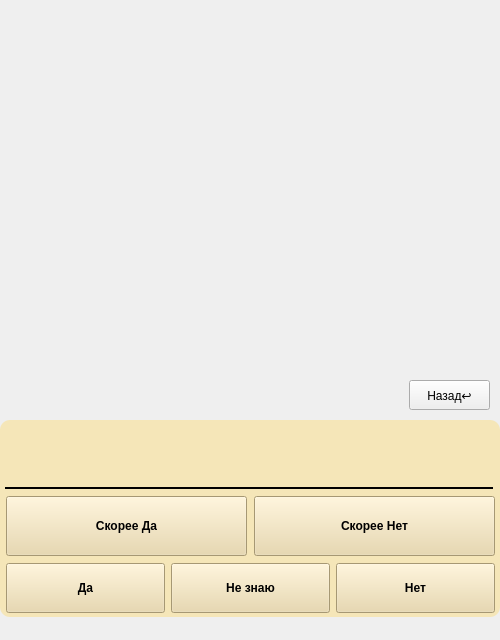
<?xml version="1.0" encoding="UTF-8"?>
<ui version="4.0">
 <class>gamepage</class>
 <widget class="QWidget" name="gamepage">
  <property name="geometry">
   <rect>
    <x>0</x>
    <y>0</y>
    <width>500</width>
    <height>640</height>
   </rect>
  </property>
  <property name="windowTitle">
   <string>Form</string>
  </property>
  <widget class="QLabel" name="BACKGROUND">
   <property name="geometry">
    <rect>
     <x>0</x>
     <y>-20</y>
     <width>500</width>
     <height>640</height>
    </rect>
   </property>
   <property name="text">
    <string/>
   </property>
  </widget>
  <widget class="QLabel" name="WE">
   <property name="geometry">
    <rect>
     <x>50</x>
     <y>30</y>
     <width>400</width>
     <height>400</height>
    </rect>
   </property>
   <property name="text">
    <string/>
   </property>
   <property name="scaledContents">
    <bool>false</bool>
   </property>
  </widget>
  <widget class="QFrame" name="frame">
   <property name="geometry">
    <rect>
     <x>0</x>
     <y>420</y>
     <width>500</width>
     <height>197</height>
    </rect>
   </property>
   <property name="sizePolicy">
    <sizepolicy hsizetype="Preferred" vsizetype="Preferred">
     <horstretch>0</horstretch>
     <verstretch>0</verstretch>
    </sizepolicy>
   </property>
   <property name="styleSheet">
    <string notr="true">QFrame#frame {
    background-color:  #F5E6B8;
    border: 2px black;                 
    border-radius: 10px;                       
}

</string>
   </property>
   <property name="frameShape">
    <enum>QFrame::Shape::StyledPanel</enum>
   </property>
   <property name="frameShadow">
    <enum>QFrame::Shadow::Raised</enum>
   </property>
   <widget class="QTextEdit" name="QUESTION">
    <property name="geometry">
     <rect>
      <x>5</x>
      <y>5</y>
      <width>488</width>
      <height>64</height>
     </rect>
    </property>
    <property name="sizePolicy">
     <sizepolicy hsizetype="Fixed" vsizetype="Fixed">
      <horstretch>0</horstretch>
      <verstretch>0</verstretch>
     </sizepolicy>
    </property>
    <property name="mouseTracking">
     <bool>true</bool>
    </property>
    <property name="styleSheet">
     <string notr="true">QTextEdit {
    background-color: transparent;
    font-weight:bold;
    border: none;
    border-bottom: 2px solid black;
    color: black;
}
</string>
    </property>
    <property name="readOnly">
     <bool>true</bool>
    </property>
   </widget>
   <widget class="QPushButton" name="MBYES">
    <property name="geometry">
     <rect>
      <x>6</x>
      <y>76</y>
      <width>241</width>
      <height>60</height>
     </rect>
    </property>
    <property name="sizePolicy">
     <sizepolicy hsizetype="Fixed" vsizetype="Fixed">
      <horstretch>0</horstretch>
      <verstretch>0</verstretch>
     </sizepolicy>
    </property>
    <property name="styleSheet">
     <string notr="true"> QPushButton {
           background-color:  #E8D5A3;
           color: black;
          font-weight:bold;
        }
        QPushButton:hover {
          background-color: #D4C08A;
        }
        QPushButton:pressed {
         background-color: #BEAA73;
        }</string>
    </property>
    <property name="text">
     <string>Скорее Да</string>
    </property>
   </widget>
   <widget class="QPushButton" name="MBNO">
    <property name="geometry">
     <rect>
      <x>254</x>
      <y>76</y>
      <width>241</width>
      <height>60</height>
     </rect>
    </property>
    <property name="sizePolicy">
     <sizepolicy hsizetype="Fixed" vsizetype="Fixed">
      <horstretch>0</horstretch>
      <verstretch>0</verstretch>
     </sizepolicy>
    </property>
    <property name="styleSheet">
     <string notr="true"> QPushButton {
           background-color:  #E8D5A3;
           color: black;
          font-weight:bold;
        }
        QPushButton:hover {
          background-color: #D4C08A;
        }
        QPushButton:pressed {
         background-color: #BEAA73;
        }</string>
    </property>
    <property name="text">
     <string>Скорее Нет</string>
    </property>
   </widget>
   <widget class="QPushButton" name="YES">
    <property name="geometry">
     <rect>
      <x>6</x>
      <y>143</y>
      <width>159</width>
      <height>50</height>
     </rect>
    </property>
    <property name="sizePolicy">
     <sizepolicy hsizetype="Fixed" vsizetype="Fixed">
      <horstretch>0</horstretch>
      <verstretch>0</verstretch>
     </sizepolicy>
    </property>
    <property name="styleSheet">
     <string notr="true"> QPushButton {
           background-color:  #E8D5A3;
           color: black;
          font-weight:bold;
        }
        QPushButton:hover {
          background-color: #D4C08A;
        }
        QPushButton:pressed {
         background-color: #BEAA73;
        }</string>
    </property>
    <property name="text">
     <string>Да</string>
    </property>
   </widget>
   <widget class="QPushButton" name="IDK">
    <property name="geometry">
     <rect>
      <x>171</x>
      <y>143</y>
      <width>159</width>
      <height>50</height>
     </rect>
    </property>
    <property name="sizePolicy">
     <sizepolicy hsizetype="Fixed" vsizetype="Fixed">
      <horstretch>0</horstretch>
      <verstretch>0</verstretch>
     </sizepolicy>
    </property>
    <property name="styleSheet">
     <string notr="true"> QPushButton {
           background-color:  #E8D5A3;
           color: black;
          font-weight:bold;
        }
        QPushButton:hover {
          background-color: #D4C08A;
        }
        QPushButton:pressed {
         background-color: #BEAA73;
        }</string>
    </property>
    <property name="text">
     <string>Не знаю</string>
    </property>
   </widget>
   <widget class="QPushButton" name="NO">
    <property name="geometry">
     <rect>
      <x>336</x>
      <y>143</y>
      <width>159</width>
      <height>50</height>
     </rect>
    </property>
    <property name="sizePolicy">
     <sizepolicy hsizetype="Fixed" vsizetype="Fixed">
      <horstretch>0</horstretch>
      <verstretch>0</verstretch>
     </sizepolicy>
    </property>
    <property name="styleSheet">
     <string notr="true"> QPushButton {
           background-color:  #E8D5A3;
           color: black;
          font-weight:bold;
        }
        QPushButton:hover {
          background-color: #D4C08A;
        }
        QPushButton:pressed {
         background-color: #BEAA73;
        }</string>
    </property>
    <property name="text">
     <string>Нет</string>
    </property>
   </widget>
  </widget>
  <widget class="QPushButton" name="back">
   <property name="geometry">
    <rect>
     <x>409</x>
     <y>380</y>
     <width>81</width>
     <height>30</height>
    </rect>
   </property>
   <property name="text">
    <string>Назад↩️</string>
   </property>
  </widget>
 </widget>
 <resources/>
 <connections/>
</ui>
